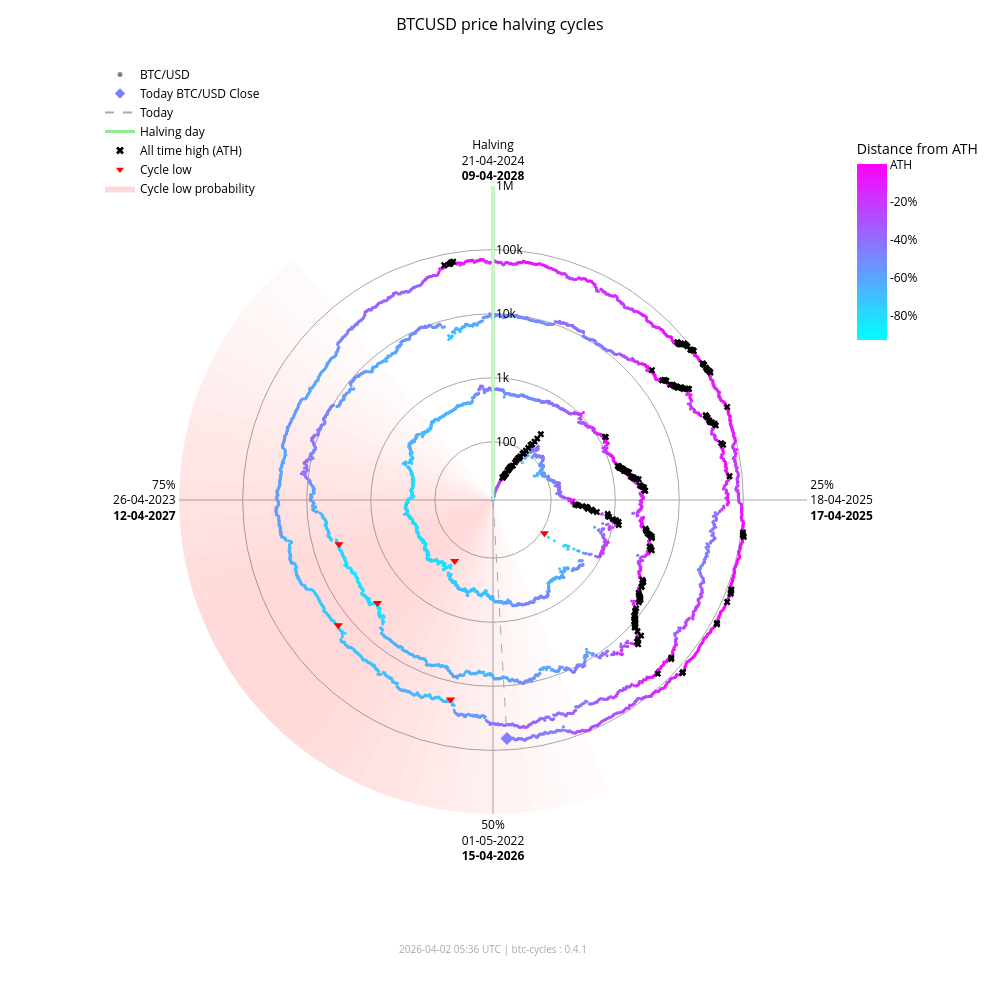

This figure's notebook cell:
### Markdown cell above
### Interactive chart (plotly)

### Code cell
fig_interactive = btc.plot(
    kind="interactive",
    from_date="2012-11-28",
)
# plotly config for interactivity
config = {"scrollZoom": True, "displayModeBar": True}
# display in notebook
fig_interactive.show(config=config)

### Figure 1 — Plotly figure (JSON) as saved in the notebook; plotly's stock layout.template omitted (floating-point values rounded to 4 significant figures; data arrays with more than 128 entries replaced by an {"elided": "..."} marker saying what was removed)
{"data": [{"fill": "toself", "fillcolor": "rgba(255,0,0,0.017168280509461755)", "hoverinfo": "skip", "line": {"width": 0}, "mode": "lines", "r": [12.35, 1000000, 1000000, 12.35, 12.35], "showlegend": false, "theta": [158.4, 158.4, 162.0, 162.0, 158.4], "type": "scatterpolar"}, {"fill": "toself", "fillcolor": "rgba(255,0,0,0.022114794501891175)", "hoverinfo": "skip", "line": {"width": 0}, "mode": "lines", "r": [12.35, 1000000, 1000000, 12.35, 12.35], "showlegend": false, "theta": [162.0, 162.0, 165.6, 165.6, 162.0], "type": "scatterpolar"}, {"fill": "toself", "fillcolor": "rgba(255,0,0,0.02790404259511669)", "hoverinfo": "skip", "line": {"width": 0}, "mode": "lines", "r": [12.35, 1000000, 1000000, 12.35, 12.35], "showlegend": false, "theta": [165.6, 165.6, 169.2, 169.2, 165.6], "type": "scatterpolar"}, {"fill": "toself", "fillcolor": "rgba(255,0,0,0.034518294852420334)", "hoverinfo": "skip", "line": {"width": 0}, "mode": "lines", "r": [12.35, 1000000, 1000000, 12.35, 12.35], "showlegend": false, "theta": [169.2, 169.2, 172.8, 172.8, 169.2], "type": "scatterpolar"}, {"fill": "toself", "fillcolor": "rgba(255,0,0,0.041901979682821514)", "hoverinfo": "skip", "line": {"width": 0}, "mode": "lines", "r": [12.35, 1000000, 1000000, 12.35, 12.35], "showlegend": false, "theta": [172.8, 172.8, 176.4, 176.4, 172.8], "type": "scatterpolar"}, {"fill": "toself", "fillcolor": "rgba(255,0,0,0.04996405861294358)", "hoverinfo": "skip", "line": {"width": 0}, "mode": "lines", "r": [12.35, 1000000, 1000000, 12.35, 12.35], "showlegend": false, "theta": [176.4, 176.4, 180.0, 180.0, 176.4], "type": "scatterpolar"}, {"fill": "toself", "fillcolor": "rgba(255,0,0,0.05858349692240514)", "hoverinfo": "skip", "line": {"width": 0}, "mode": "lines", "r": [12.35, 1000000, 1000000, 12.35, 12.35], "showlegend": false, "theta": [180.0, 180.0, 183.6, 183.6, 180.0], "type": "scatterpolar"}, {"fill": "toself", "fillcolor": "rgba(255,0,0,0.06761662035375064)", "hoverinfo": "skip", "line": {"width": 0}, "mode": "lines", "r": [12.35, 1000000, 1000000, 12.35, 12.35], "showlegend": false, "theta": [183.6, 183.6, 187.2, 187.2, 183.6], "type": "scatterpolar"}, {"fill": "toself", "fillcolor": "rgba(255,0,0,0.07690481219944661)", "hoverinfo": "skip", "line": {"width": 0}, "mode": "lines", "r": [12.35, 1000000, 1000000, 12.35, 12.35], "showlegend": false, "theta": [187.2, 187.2, 190.8, 190.8, 187.2], "type": "scatterpolar"}, {"fill": "toself", "fillcolor": "rgba(255,0,0,0.08628112000611096)", "hoverinfo": "skip", "line": {"width": 0}, "mode": "lines", "r": [12.35, 1000000, 1000000, 12.35, 12.35], "showlegend": false, "theta": [190.8, 190.8, 194.4, 194.4, 190.8], "type": "scatterpolar"}, {"fill": "toself", "fillcolor": "rgba(255,0,0,0.09557490841018089)", "hoverinfo": "skip", "line": {"width": 0}, "mode": "lines", "r": [12.35, 1000000, 1000000, 12.35, 12.35], "showlegend": false, "theta": [194.4, 194.4, 198.0, 198.0, 194.4], "type": "scatterpolar"}, {"fill": "toself", "fillcolor": "rgba(255,0,0,0.10461455782963762)", "hoverinfo": "skip", "line": {"width": 0}, "mode": "lines", "r": [12.35, 1000000, 1000000, 12.35, 12.35], "showlegend": false, "theta": [198.0, 198.0, 201.6, 201.6, 198.0], "type": "scatterpolar"}, {"fill": "toself", "fillcolor": "rgba(255,0,0,0.11322908719652829)", "hoverinfo": "skip", "line": {"width": 0}, "mode": "lines", "r": [12.35, 1000000, 1000000, 12.35, 12.35], "showlegend": false, "theta": [201.6, 201.6, 205.2, 205.2, 201.6], "type": "scatterpolar"}, {"fill": "toself", "fillcolor": "rgba(255,0,0,0.12125015337052986)", "hoverinfo": "skip", "line": {"width": 0}, "mode": "lines", "r": [12.35, 1000000, 1000000, 12.35, 12.35], "showlegend": false, "theta": [205.2, 205.2, 208.8, 208.8, 205.2], "type": "scatterpolar"}, {"fill": "toself", "fillcolor": "rgba(255,0,0,0.12851590515331976)", "hoverinfo": "skip", "line": {"width": 0}, "mode": "lines", "r": [12.35, 1000000, 1000000, 12.35, 12.35], "showlegend": false, "theta": [208.8, 208.8, 212.4, 212.4, 208.8], "type": "scatterpolar"}, {"fill": "toself", "fillcolor": "rgba(255,0,0,0.13487757461161184)", "hoverinfo": "skip", "line": {"width": 0}, "mode": "lines", "r": [12.35, 1000000, 1000000, 12.35, 12.35], "showlegend": false, "theta": [212.4, 212.4, 216.0, 216.0, 212.4], "type": "scatterpolar"}, {"fill": "toself", "fillcolor": "rgba(255,0,0,0.14020862181849592)", "hoverinfo": "skip", "line": {"width": 0}, "mode": "lines", "r": [12.35, 1000000, 1000000, 12.35, 12.35], "showlegend": false, "theta": [216.0, 216.0, 219.6, 219.6, 216.0], "type": "scatterpolar"}, {"fill": "toself", "fillcolor": "rgba(255,0,0,0.14441504950654527)", "hoverinfo": "skip", "line": {"width": 0}, "mode": "lines", "r": [12.35, 1000000, 1000000, 12.35, 12.35], "showlegend": false, "theta": [219.6, 219.6, 223.2, 223.2, 219.6], "type": "scatterpolar"}, {"fill": "toself", "fillcolor": "rgba(255,0,0,0.14744459351271713)", "hoverinfo": "skip", "line": {"width": 0}, "mode": "lines", "r": [12.35, 1000000, 1000000, 12.35, 12.35], "showlegend": false, "theta": [223.2, 223.2, 226.8, 226.8, 223.2], "type": "scatterpolar"}, {"fill": "toself", "fillcolor": "rgba(255,0,0,0.14929223192296423)", "hoverinfo": "skip", "line": {"width": 0}, "mode": "lines", "r": [12.35, 1000000, 1000000, 12.35, 12.35], "showlegend": false, "theta": [226.8, 226.8, 230.4, 230.4, 226.8], "type": "scatterpolar"}, {"fill": "toself", "fillcolor": "rgba(255,0,0,0.15)", "hoverinfo": "skip", "line": {"width": 0}, "mode": "lines", "r": [12.35, 1000000, 1000000, 12.35, 12.35], "showlegend": false, "theta": [230.4, 230.4, 234.0, 234.0, 230.4], "type": "scatterpolar"}, {"fill": "toself", "fillcolor": "rgba(255,0,0,0.14965033825231114)", "hoverinfo": "skip", "line": {"width": 0}, "mode": "lines", "r": [12.35, 1000000, 1000000, 12.35, 12.35], "showlegend": false, "theta": [234.0, 234.0, 237.6, 237.6, 234.0], "type": "scatterpolar"}, {"fill": "toself", "fillcolor": "rgba(255,0,0,0.14835378057909807)", "hoverinfo": "skip", "line": {"width": 0}, "mode": "lines", "r": [12.35, 1000000, 1000000, 12.35, 12.35], "showlegend": false, "theta": [237.6, 237.6, 241.2, 241.2, 237.6], "type": "scatterpolar"}, {"fill": "toself", "fillcolor": "rgba(255,0,0,0.14623322283554635)", "hoverinfo": "skip", "line": {"width": 0}, "mode": "lines", "r": [12.35, 1000000, 1000000, 12.35, 12.35], "showlegend": false, "theta": [241.2, 241.2, 244.8, 244.8, 241.2], "type": "scatterpolar"}, {"fill": "toself", "fillcolor": "rgba(255,0,0,0.1434078538226231)", "hoverinfo": "skip", "line": {"width": 0}, "mode": "lines", "r": [12.35, 1000000, 1000000, 12.35, 12.35], "showlegend": false, "theta": [244.8, 244.8, 248.4, 248.4, 244.8], "type": "scatterpolar"}, {"fill": "toself", "fillcolor": "rgba(255,0,0,0.13997983179373427)", "hoverinfo": "skip", "line": {"width": 0}, "mode": "lines", "r": [12.35, 1000000, 1000000, 12.35, 12.35], "showlegend": false, "theta": [248.4, 248.4, 252.0, 252.0, 248.4], "type": "scatterpolar"}, {"fill": "toself", "fillcolor": "rgba(255,0,0,0.13602598258454268)", "hoverinfo": "skip", "line": {"width": 0}, "mode": "lines", "r": [12.35, 1000000, 1000000, 12.35, 12.35], "showlegend": false, "theta": [252.0, 252.0, 255.6, 255.6, 252.0], "type": "scatterpolar"}, {"fill": "toself", "fillcolor": "rgba(255,0,0,0.13159547355344953)", "hoverinfo": "skip", "line": {"width": 0}, "mode": "lines", "r": [12.35, 1000000, 1000000, 12.35, 12.35], "showlegend": false, "theta": [255.6, 255.6, 259.2, 259.2, 255.6], "type": "scatterpolar"}, {"fill": "toself", "fillcolor": "rgba(255,0,0,0.12671301775492697)", "hoverinfo": "skip", "line": {"width": 0}, "mode": "lines", "r": [12.35, 1000000, 1000000, 12.35, 12.35], "showlegend": false, "theta": [259.2, 259.2, 262.8, 262.8, 259.2], "type": "scatterpolar"}, {"fill": "toself", "fillcolor": "rgba(255,0,0,0.12138610149219965)", "hoverinfo": "skip", "line": {"width": 0}, "mode": "lines", "r": [12.35, 1000000, 1000000, 12.35, 12.35], "showlegend": false, "theta": [262.8, 262.8, 266.4, 266.4, 262.8], "type": "scatterpolar"}, {"fill": "toself", "fillcolor": "rgba(255,0,0,0.1156142551644921)", "hoverinfo": "skip", "line": {"width": 0}, "mode": "lines", "r": [12.35, 1000000, 1000000, 12.35, 12.35], "showlegend": false, "theta": [266.4, 266.4, 270.0, 270.0, 266.4], "type": "scatterpolar"}, {"fill": "toself", "fillcolor": "rgba(255,0,0,0.10939851441251548)", "hoverinfo": "skip", "line": {"width": 0}, "mode": "lines", "r": [12.35, 1000000, 1000000, 12.35, 12.35], "showlegend": false, "theta": [270.0, 270.0, 273.6, 273.6, 270.0], "type": "scatterpolar"}, {"fill": "toself", "fillcolor": "rgba(255,0,0,0.10274974912946185)", "hoverinfo": "skip", "line": {"width": 0}, "mode": "lines", "r": [12.35, 1000000, 1000000, 12.35, 12.35], "showlegend": false, "theta": [273.6, 273.6, 277.2, 277.2, 273.6], "type": "scatterpolar"}, {"fill": "toself", "fillcolor": "rgba(255,0,0,0.09569517349791425)", "hoverinfo": "skip", "line": {"width": 0}, "mode": "lines", "r": [12.35, 1000000, 1000000, 12.35, 12.35], "showlegend": false, "theta": [277.2, 277.2, 280.8, 280.8, 277.2], "type": "scatterpolar"}, {"fill": "toself", "fillcolor": "rgba(255,0,0,0.08828282625646727)", "hoverinfo": "skip", "line": {"width": 0}, "mode": "lines", "r": [12.35, 1000000, 1000000, 12.35, 12.35], "showlegend": false, "theta": [280.8, 280.8, 284.4, 284.4, 280.8], "type": "scatterpolar"}, {"fill": "toself", "fillcolor": "rgba(255,0,0,0.08058400018765345)", "hoverinfo": "skip", "line": {"width": 0}, "mode": "lines", "r": [12.35, 1000000, 1000000, 12.35, 12.35], "showlegend": false, "theta": [284.4, 284.4, 288.0, 288.0, 284.4], "type": "scatterpolar"}, {"fill": "toself", "fillcolor": "rgba(255,0,0,0.07269354608292704)", "hoverinfo": "skip", "line": {"width": 0}, "mode": "lines", "r": [12.35, 1000000, 1000000, 12.35, 12.35], "showlegend": false, "theta": [288.0, 288.0, 291.6, 291.6, 288.0], "type": "scatterpolar"}, {"fill": "toself", "fillcolor": "rgba(255,0,0,0.06472784449068783)", "hoverinfo": "skip", "line": {"width": 0}, "mode": "lines", "r": [12.35, 1000000, 1000000, 12.35, 12.35], "showlegend": false, "theta": [291.6, 291.6, 295.2, 295.2, 291.6], "type": "scatterpolar"}, {"fill": "toself", "fillcolor": "rgba(255,0,0,0.05682021976743955)", "hoverinfo": "skip", "line": {"width": 0}, "mode": "lines", "r": [12.35, 1000000, 1000000, 12.35, 12.35], "showlegend": false, "theta": [295.2, 295.2, 298.8, 298.8, 295.2], "type": "scatterpolar"}, {"fill": "toself", "fillcolor": "rgba(255,0,0,0.04911378436707333)", "hoverinfo": "skip", "line": {"width": 0}, "mode": "lines", "r": [12.35, 1000000, 1000000, 12.35, 12.35], "showlegend": false, "theta": [298.8, 298.8, 302.4, 302.4, 298.8], "type": "scatterpolar"}, {"fill": "toself", "fillcolor": "rgba(255,0,0,0.04175213714896469)", "hoverinfo": "skip", "line": {"width": 0}, "mode": "lines", "r": [12.35, 1000000, 1000000, 12.35, 12.35], "showlegend": false, "theta": [302.4, 302.4, 306.0, 306.0, 302.4], "type": "scatterpolar"}, {"fill": "toself", "fillcolor": "rgba(255,0,0,0.034868865657538876)", "hoverinfo": "skip", "line": {"width": 0}, "mode": "lines", "r": [12.35, 1000000, 1000000, 12.35, 12.35], "showlegend": false, "theta": [306.0, 306.0, 309.6, 309.6, 306.0], "type": "scatterpolar"}, {"fill": "toself", "fillcolor": "rgba(255,0,0,0.02857722515334582)", "hoverinfo": "skip", "line": {"width": 0}, "mode": "lines", "r": [12.35, 1000000, 1000000, 12.35, 12.35], "showlegend": false, "theta": [309.6, 309.6, 313.2, 313.2, 309.6], "type": "scatterpolar"}, {"fill": "toself", "fillcolor": "rgba(255,0,0,0.022961515313555197)", "hoverinfo": "skip", "line": {"width": 0}, "mode": "lines", "r": [12.35, 1000000, 1000000, 12.35, 12.35], "showlegend": false, "theta": [313.2, 313.2, 316.8, 316.8, 313.2], "type": "scatterpolar"}, {"fill": "toself", "fillcolor": "rgba(255,0,0,0.01807146942917362)", "hoverinfo": "skip", "line": {"width": 0}, "mode": "lines", "r": [12.35, 1000000, 1000000, 12.35, 12.35], "showlegend": false, "theta": [316.8, 316.8, 320.4, 320.4, 316.8], "type": "scatterpolar"}, {"hoverinfo": "text", "marker": {"color": {"elided": "4874 str values"}, "size": 3}, "mode": "markers", "r": {"elided": "4874 float values"}, "showlegend": false, "text": {"elided": "4874 str values"}, "theta": {"elided": "4874 float values"}, "type": "scatterpolar"}, {"hoverinfo": "skip", "line": {"color": "lightgreen", "width": 3}, "mode": "lines", "r": [12.35, 1000000], "showlegend": false, "theta": [0, 0], "type": "scatterpolar"}, {"hoverinfo": "skip", "line": {"color": "darkgrey", "dash": "dash", "width": 1}, "mode": "lines", "r": [12.35, 66420.0], "showlegend": false, "theta": [176.6, 176.6], "type": "scatterpolar"}, {"hoverinfo": "text", "marker": {"color": "#7f80ff", "size": 10, "symbol": "diamond"}, "mode": "markers", "r": [66420.0], "showlegend": false, "text": ["Today<br>Date: 2026-04-02<br>Price: $66,419.21"], "theta": [176.6], "type": "scatterpolar"}, {"hoverinfo": "text", "marker": {"color": "black", "size": 6, "symbol": "x"}, "mode": "markers", "r": {"elided": "195 float values"}, "showlegend": false, "text": {"elided": "195 str values"}, "theta": {"elided": "195 float values"}, "type": "scatterpolar"}, {"hoverinfo": "text", "marker": {"color": "red", "size": 8, "symbol": "triangle-down"}, "mode": "markers", "r": [111.6, 164.9, 3233.0, 3925.0, 18950.0, 15760.0], "showlegend": false, "text": ["Cycle Low<br>Date: 2014-02-21<br>Price: $111.56<br>ATH distance: -91.0%", "Cycle Low<br>Date: 2015-01-14<br>Price: $164.92<br>ATH distance: -86.7%", "Cycle Low<br>Date: 2018-12-15<br>Price: $3,232.51<br>ATH distance: -83.3%", "Cycle Low<br>Date: 2019-03-25<br>Price: $3,924.55<br>ATH distance: -79.7%", "Cycle Low<br>Date: 2022-06-18<br>Price: $18,954.25<br>ATH distance: -71.9%", "Cycle Low<br>Date: 2022-11-21<br>Price: $15,760.19<br>ATH distance: -76.7%"], "theta": [122.8, 212.1, 228.3, 254.0, 192.0, 231.0], "type": "scatterpolar"}, {"marker": {"color": "grey", "size": 5}, "mode": "markers", "name": "BTC/USD", "r": [null], "theta": [null], "type": "scatterpolar"}, {"marker": {"color": "#7f80ff", "size": 8, "symbol": "diamond"}, "mode": "markers", "name": "Today BTC/USD Close", "r": [null], "theta": [null], "type": "scatterpolar"}, {"line": {"color": "darkgrey", "dash": "dash"}, "mode": "lines", "name": "Today", "r": [null], "theta": [null], "type": "scatterpolar"}, {"line": {"color": "lightgreen", "width": 3}, "mode": "lines", "name": "Halving day", "r": [null], "theta": [null], "type": "scatterpolar"}, {"marker": {"color": "black", "size": 7, "symbol": "x"}, "mode": "markers", "name": "All time high (ATH)", "r": [null], "theta": [null], "type": "scatterpolar"}, {"marker": {"color": "red", "size": 7, "symbol": "triangle-down"}, "mode": "markers", "name": "Cycle low", "r": [null], "theta": [null], "type": "scatterpolar"}, {"fill": "toself", "fillcolor": "rgba(255,0,0,0.15)", "line": {"width": 0}, "mode": "lines", "name": "Cycle low probability", "r": [null], "theta": [null], "type": "scatterpolar"}, {"hoverinfo": "skip", "marker": {"cmax": 0, "cmin": -0.9307, "color": [0], "colorbar": {"len": 0.25, "ticktext": ["ATH", "-20%", "-40%", "-60%", "-80%", "-100%"], "tickvals": [0, -0.2, -0.4, -0.6, -0.8, -1.0], "title": {"text": "Distance from ATH"}, "x": 0.95, "y": 0.92, "yanchor": "top"}, "colorscale": {"elided": "256x2 mixed values"}, "showscale": true, "size": 0}, "mode": "markers", "r": [null], "showlegend": false, "theta": [null], "type": "scatterpolar"}], "layout": {"annotations": [{"font": {"color": "darkgrey", "size": 10}, "showarrow": false, "text": "2026-04-02 05:36 UTC | btc-cycles : 0.4.1", "x": 0.5, "xref": "paper", "y": -0.02, "yref": "paper"}], "font": {"color": "black"}, "height": 1000, "legend": {"bgcolor": "rgba(0,0,0,0)", "font": {"color": "black"}, "x": 0.0, "y": 1.0}, "margin": {"b": 60, "l": 100, "r": 80, "t": 60}, "paper_bgcolor": "white", "plot_bgcolor": "white", "polar": {"angularaxis": {"color": "black", "direction": "clockwise", "gridcolor": "darkgrey", "rotation": 90, "ticktext": ["Halving<br>21-04-2024<br><b>09-04-2028</b>", "25%<br>18-04-2025<br><b>17-04-2025</b>", "50%<br>01-05-2022<br><b>15-04-2026</b>", "75%<br>26-04-2023<br><b>12-04-2027</b>"], "tickvals": [0, 90, 180, 270]}, "bgcolor": "white", "domain": {"x": [0.1, 0.9], "y": [0.05, 0.95]}, "radialaxis": {"angle": 90, "color": "black", "gridcolor": "darkgrey", "range": [1.092, 6.0], "tickangle": 90, "ticktext": ["100", "1k", "10k", "100k", "1M"], "tickvals": [100, 1000, 10000, 100000, 1000000], "type": "log"}}, "title": {"font": {"color": "black", "size": 16}, "text": "BTCUSD price halving cycles", "x": 0.5}, "width": 1000}}
